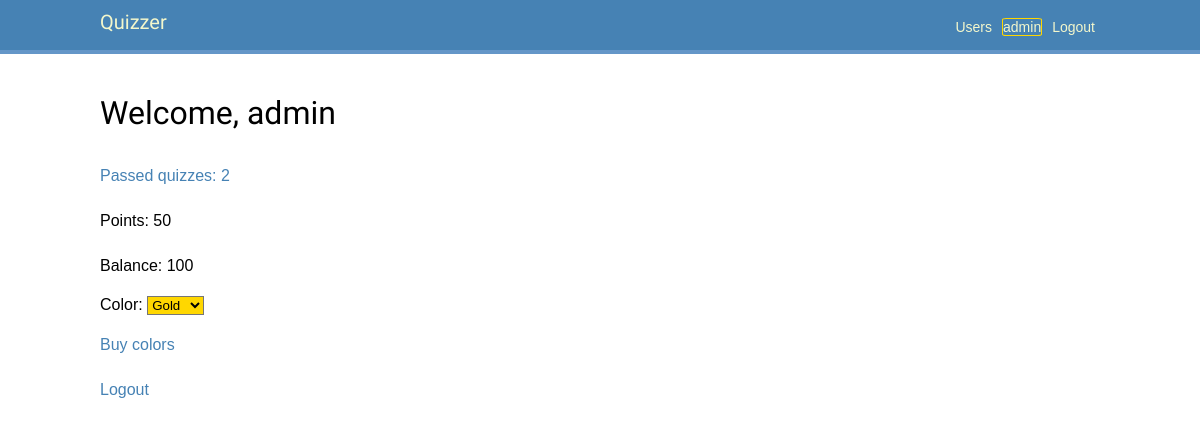
The app's page /users/profile/1 (signed in), older data.
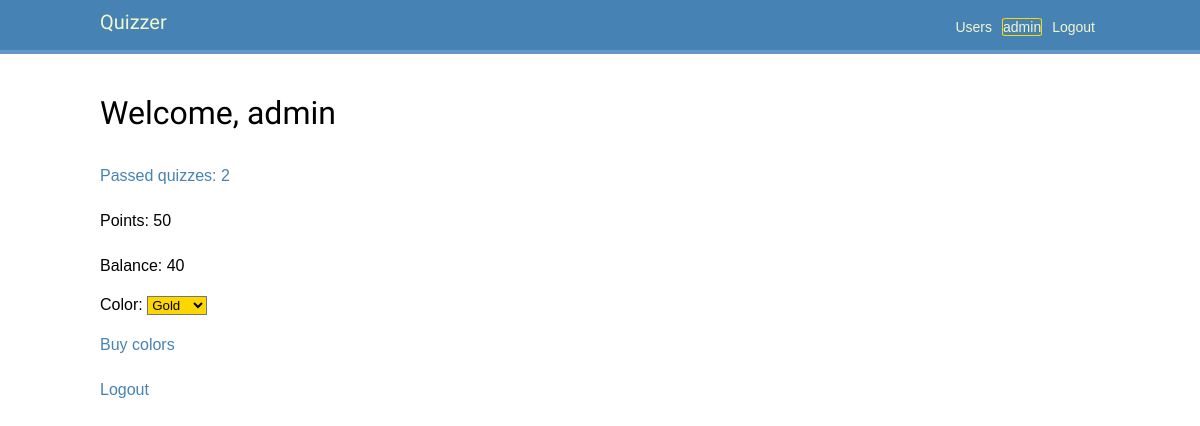
The same page, newer data.
### users/models.py (models this page shows, shortened)
class User(AbstractUser):
    balance = models.IntegerField(default=0)
    color = models.ForeignKey(to=Color, on_delete=models.CASCADE,
        related_name='users')  # default= ?
    colors = models.ManyToManyField(Color)  # Need to add default (fabrik?)
    answers = models.ManyToManyField(Answer, blank=True)
    @property
    def total_points(self) -> int:  # total_score? rating?
        return self.answers.filter(
            correctanswer__answer_id=models.F('id')  # the answer is correct
        ).aggregate(
            models.Sum('question__points')
        )['question__points__sum'] or 0  # get('question__points__sum', 0)
    def passed_quizzes(self) -> set[Quiz]:
        return {answer.question.quiz for answer in self.answers.all()}
    @property
    def passed_quizzes_count(self) -> int:
        return len(self.passed_quizzes())

### quizzes/models.py (models this page shows, shortened)
class Answer(models.Model):
    text = models.CharField(max_length=512)
    question = models.ForeignKey(to=Question, on_delete=models.CASCADE,
                                 related_name='answers')

class Question(models.Model):
    text = models.CharField(max_length=512)
    quiz = models.ForeignKey(to=Quiz, on_delete=models.CASCADE,
                             related_name='questions')
    points = models.IntegerField(default=0)  # Amount of points for correct answer

class Quiz(models.Model):
    title = models.CharField(max_length=128)
    description = models.CharField(max_length=512)

### shop/models.py (models this page shows, shortened)
class Color(models.Model):
    name = models.CharField(verbose_name='Color name', default='', unique=True,
                            max_length=32)
    value = models.CharField(default='rgba(255,255,255,1)', max_length=64)  # unique=?
    price = models.IntegerField(default=0)

### users/views.py (the view, shortened to what this page needs)
# urls.py: path('profile/<int:pk>', ProfileView.as_view(), name='profile'),
class ProfileView(LoginRequiredMixin, DetailView):
    login_url = 'users:login'
    model = USER
    template_name = 'users/profile.html'

### users/templates/users/profile.html (shortened to what this page needs)
{% extends "base.html" %}
{% block content %}
    <h1>Welcome, {{ request.user.username }}</h1>
    <p>
        <a href="{% url 'quizzes:user_result' %}">
            Passed quizzes: {{ request.user.passed_quizzes_count }}
        </a>
    </p>
    <p>Points: {{ request.user.total_points }}</p>
    <p>Balance: {{ request.user.balance }}</p>
        <p>
            {% if object.colors.all %}
                <form action="{% url 'users:profile' request.user.id %}" method="post">
                    Color:
                    <select type="submit" onchange="this.form.submit()" name="choice"
                        style="background-color: {{ request.user.color.value }};"
                    >
                        {% for color in object.colors.all %}
                            <option
                                value="{{ color.pk }}"
                                style="background-color: {{ color.value }};"
                                {% if object.color.pk == color.pk %}selected{% endif %}>
                                {{ color.name }}
                            </option>
                        {% endfor %}
                    </select>
                </form>
            {% else %}
                Color:
                <select>
                    <option value="0">no colors</option>
                </select>
            {% endif %}
        </p>
    <p><a href="{% url 'shop:colors' %}">Buy colors</a></p>
    <p><a href="{% url 'users:logout' %}">Logout</a></p>
{% endblock %}

### users/templates/base.html (shortened to what this page needs)
{% load static %}
<!DOCTYPE html>
<html>
<head>
    <link href="{% static 'css/base.css' %}" rel="stylesheet">
</head>
<body>
    <div id="header">
        <span class="logo"><a href="{% url 'quizzes:quiz_list' %}">Quizzer</a></span>
        {% if request.user.is_authenticated %}
            <span class="user"><a href="{% url 'users:logout' %}"> Logout </a></span>
            <span class="user"><a
                href="{% url 'users:profile' request.user.id %}"
                style="
                    border-style: solid;
                    border-width: 1px;
                    border-radius: 10%;
                    border-color:{{ request.user.color.value }};"
            >
                {{ request.user.username }}
            </a></span>
        {% else %}
            <span class="user"><a href="{% url 'users:login' %}"> Login </a></span>
            <span class="user"><a href="{% url 'users:register' %}"> Register </a></span>
        {% endif %}
        <span class="user"><a href="{% url 'users:user_list' %}"> Users </a></span>
    </div>
    <div id="content">
        {% block content %}
        {% endblock %}
    </div>
</body>
</html>

Row changes from the older to the newer data that the page shows:
changed User "admin": user.balance "100" → "40"
